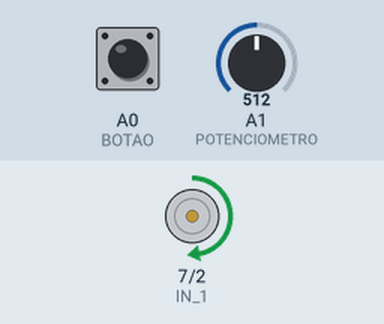
A sketch run on a simulated Arduino Uno, built with avr-gcc and run on an emulated ATmega328P. On the bench: motor-driver pin pairs drawn as motors (green arrow = first pin HIGH = forward, orange = second pin HIGH = backward, longer = more drive, scaled by the enable pin). The inputs (shaded band) are chosen by the test bench; at power-on: A1 (POTENCIOMETRO) = 512, A0 (BOTAO) HIGH.

Above: at 1.2 s.
1.3 s: A1 (POTENCIOMETRO) set to 716
At 2.1 s:
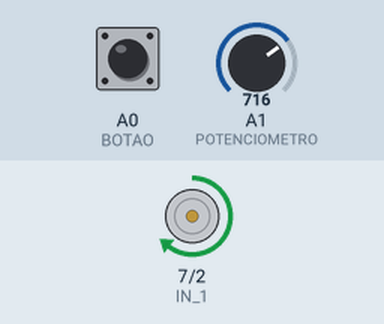
2.8 s: A1 (POTENCIOMETRO) set to 900
At 3.2 s:
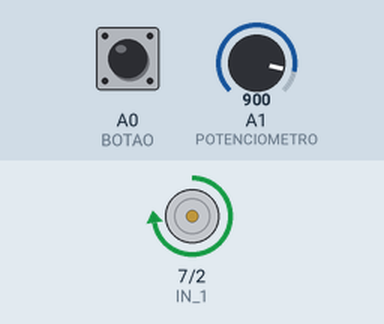
4.3 s: A1 (POTENCIOMETRO) set to 122
At 5.5 s:
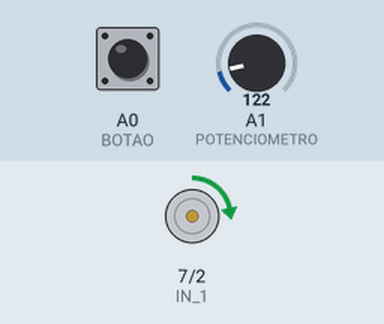
5.8 s: A1 (POTENCIOMETRO) set to 0
At 6.7 s:
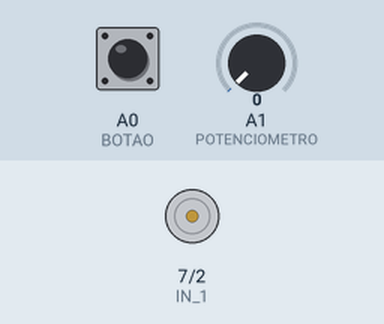
7.3 s: A1 (POTENCIOMETRO) set to 511
At 7.9 s:
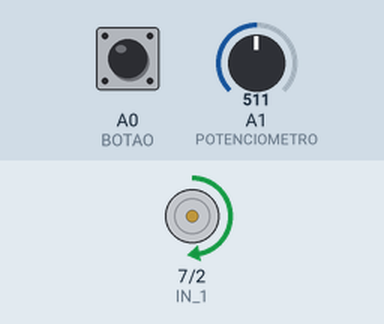
8.8 s: A0 (BOTAO) pulsed LOW 5 times (0.12 s each, 0.3 s apart)
At 9.25 s:
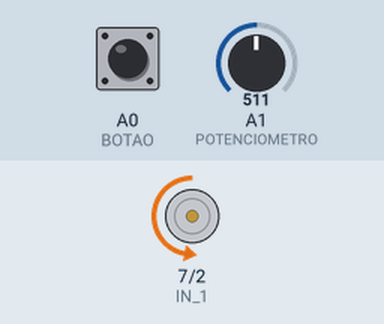
Timing chart, 0 to 11.8 s (numbered marks = the images above; inputs shaded):
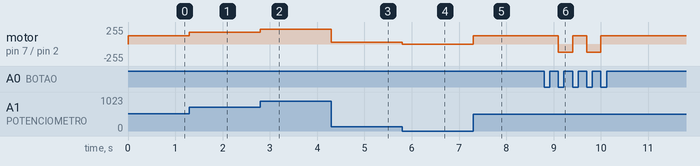

The sketch:

miniprojeto8.ino
```cpp
#define BOTAO A0
#define IN_1 7
#define IN_2 2
#define POTENCIOMETRO A1
#define ENABLE 3

int estado;
bool direcao = true;
int intensidade;

void setup() {
  Serial.begin(9600);
  pinMode(BOTAO, INPUT_PULLUP);
  pinMode(POTENCIOMETRO, INPUT);
  pinMode(ENABLE, INPUT);
  pinMode(IN_1, OUTPUT);
  pinMode(IN_2, OUTPUT);
  estado = 1;
  digitalWrite(IN_1, HIGH);
  digitalWrite(IN_2, LOW);
}

void loop() {
  intensidade = map(analogRead(POTENCIOMETRO), 0, 1023, 0, 255);
  analogWrite(ENABLE, intensidade);
  // estado 1
  if (estado == 1 && !digitalRead(BOTAO)) {
    digitalWrite(IN_1, direcao ? HIGH : LOW);
    digitalWrite(IN_2, direcao ? LOW : HIGH);
    direcao = !direcao;
    estado = 2;
    delay(50);
  }

  // estado 2
  if (estado == 2 && digitalRead(BOTAO)) {
    estado = 1;
    delay(50);
  }

  // estado 3
  if (estado == 3 && !digitalRead(BOTAO)) {
    estado = 4;
    delay(50);
  }

  // estado 4
  if (estado == 4 && digitalRead(BOTAO)) {
    estado = 1;
    delay(50);
  }
}
```

Measured:
- after the input at 1.3 s, motor on pin 7 (IN_1) / pin 2 (IN_2): forward 127/255 → forward 178/255 at once
- after the input at 2.8 s, motor on pin 7 (IN_1) / pin 2 (IN_2): forward 178/255 → forward 224/255 at once
- after the input at 4.3 s, motor on pin 7 (IN_1) / pin 2 (IN_2): forward 224/255 → forward 30/255 at once
- after the input at 5.8 s, motor on pin 7 (IN_1) / pin 2 (IN_2): forward 30/255 → stopped at once
- after the input at 7.3 s, motor on pin 7 (IN_1) / pin 2 (IN_2): stopped → forward 127/255 at once
- after the input at 8.8 s, motor on pin 7 (IN_1) / pin 2 (IN_2): alternates forward 127/255 for 0.30 s and backward 127/255 for 0.30 s, 4 changes in all, then stays forward 127/255, starting after 0.30 s
